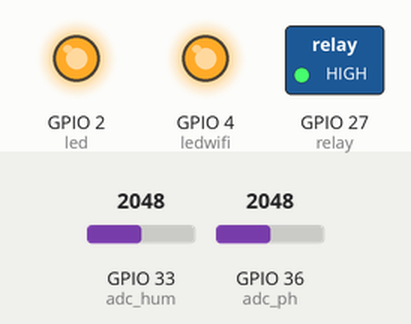
Bench run of a program on a simulated ESP32. On the bench: switched loads named in the program (green lamp = pin HIGH), output pins drawn as LEDs (lit = HIGH). The test bench sets the inputs (shaded band); at power-on: GPIO 33 (adc_hum) = 2048, GPIO 36 (adc_ph) = 2048. WiFi joins after 1.5 s; servers stay silent unless stated; random numbers use the default seed unless the program sets one; no MQTT or app messages arrive unless stated; what the program prints to the serial monitor is not drawn.

Above: at 2.0 s.
At 5.0 s:
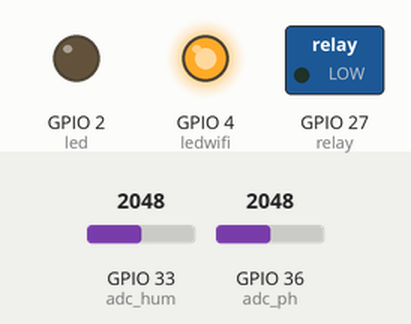
Timing chart, 0 to 9.3 s (numbered marks = the images above):
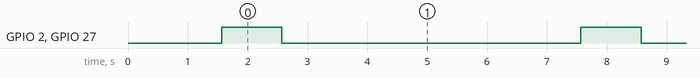

The program:

main.cpp
```cpp
#include <Arduino.h>
#include <WiFi.h>
#include <PubSubClient.h>

#define adc_hum 33
#define adc_ph 36
#define relay 27
#define led 2
#define ledwifi 4

int adc_hum_value;
int adc_ph_value;
int percent_hum;
float ph;

unsigned long previousMillis = 0;
const long interval = 1000;

unsigned long awalMilis = 0;
const long intervalMilis = 10000;
int status = LOW;
bool dataread = false;

void samplingOn(int timee);
void samplingOff(int timee);

// hum
// 2500 kering
// 0 basah

// Setting pass dan ssid wifi disini
const char *ssid = "Asus_X01BDA";
const char *password = "heri1234567";

// mqtt
const char *mqtt_server = "broker.hivemq.com";
#define MQTT_USERNAME ""
#define MQTT_KEY ""
// Setting id disini, id disini harus sama dengan yang di Android
String topic = "smartplant/plant1";
String dataKirim = "-,-,-";

// wifi client
WiFiClient espClient;
PubSubClient client(espClient);
void setup_wifi();
void reconnect();

// connectt wifi
void setup_wifi()
{
  delay(10);
  // We start by connecting to a WiFi network
  Serial.println();
  Serial.print("Connecting to ");
  Serial.println(ssid);

  WiFi.mode(WIFI_STA);
  WiFi.begin(ssid, password);

  while (WiFi.status() != WL_CONNECTED)
  {
    digitalWrite(ledwifi, HIGH);
    delay(500);
    digitalWrite(ledwifi, LOW);
    Serial.print(".");
  }

  randomSeed(micros());
  Serial.println("");
  Serial.println("WiFi connected");
  Serial.println("IP address: ");
  Serial.println(WiFi.localIP());
  digitalWrite(ledwifi, HIGH);
}

// Reconnect saat putus
void reconnect()
{
  // Loop until we're reconnected
  while (!client.connected())
  {
    Serial.print("Attempting MQTT connection...");
    // Create a random client ID
    String clientId = "ESP8266Client-";
    clientId += String(random(0xffff), HEX);
    // Attempt to connect
    if (client.connect(clientId.c_str()))
    {
      Serial.println("connected");
    }
    else
    {
      Serial.print("failed, rc=");
      Serial.print(client.state());
      Serial.println(" try again in 5 seconds");
      // Wait 5 seconds before retrying
      delay(5000);
    }
  }
}

void setup()
{
  setup_wifi();
  client.setServer(mqtt_server, 1883);
  pinMode(adc_hum, INPUT);
  pinMode(adc_ph, INPUT);
  pinMode(relay, OUTPUT);
  pinMode(led, OUTPUT);
  pinMode(ledwifi, OUTPUT);
  Serial.begin(115200);
}

void loop()
{
  // adc_hum_value = analogRead(adc_hum);
  // //adc_ph_value = analogRead(adc_ph);
  // percent_hum = constrain(map(adc_hum_value, 800, 2500, 100, 0), 0, 100);

  if (!client.connected())
  {
    reconnect();
  }
  client.loop();

  samplingOn(1000);
  samplingOff(5000);
}

void samplingOn(int _time)
{
  bool isEnd = false;
  unsigned long timeStart = millis();
  while (!isEnd)
  {
    digitalWrite(relay, HIGH);
    digitalWrite(led, HIGH);
    adc_hum_value = analogRead(adc_hum);
    adc_ph_value = analogRead(adc_ph);
    percent_hum = constrain(map(adc_hum_value, 800, 2500, 100, 0), 0, 100);
    ph = map(adc_ph_value, 0, 270, 70, 40);
    if (ph < 0)
      ph = 70;
    Serial.print("Humidity ADC: ");
    Serial.print(adc_hum_value);
    Serial.print("  | Humidity: ");
    Serial.print(percent_hum);
    Serial.print(" % ||   Ph adc: ");
    Serial.print(adc_ph_value);
    Serial.print(" ||   Ph: ");
    Serial.println(ph/10);
    //
    dataKirim = "26," + String(percent_hum) + "," + String(ph/10);
    if ((unsigned long)millis() - timeStart > _time)
    {
      Serial.print("data Kirim : ");
      Serial.println(dataKirim);
      client.publish((char *)topic.c_str(), (char *)dataKirim.c_str());
      isEnd = true;
    }
  }
}

void samplingOff(int _time)
{
  bool isEnd = false;
  unsigned long timeStart = millis();
  Serial.flush();
  while (!isEnd)
  {
    digitalWrite(relay, LOW);
    digitalWrite(led, LOW);
    if ((unsigned long)millis() - timeStart > _time)
      isEnd = true;
  }
}
```

Measured:
- by itself, GPIO 2 (led), GPIO 27 (relay): alternates HIGH for 1.0 s and LOW for 5.0 s
